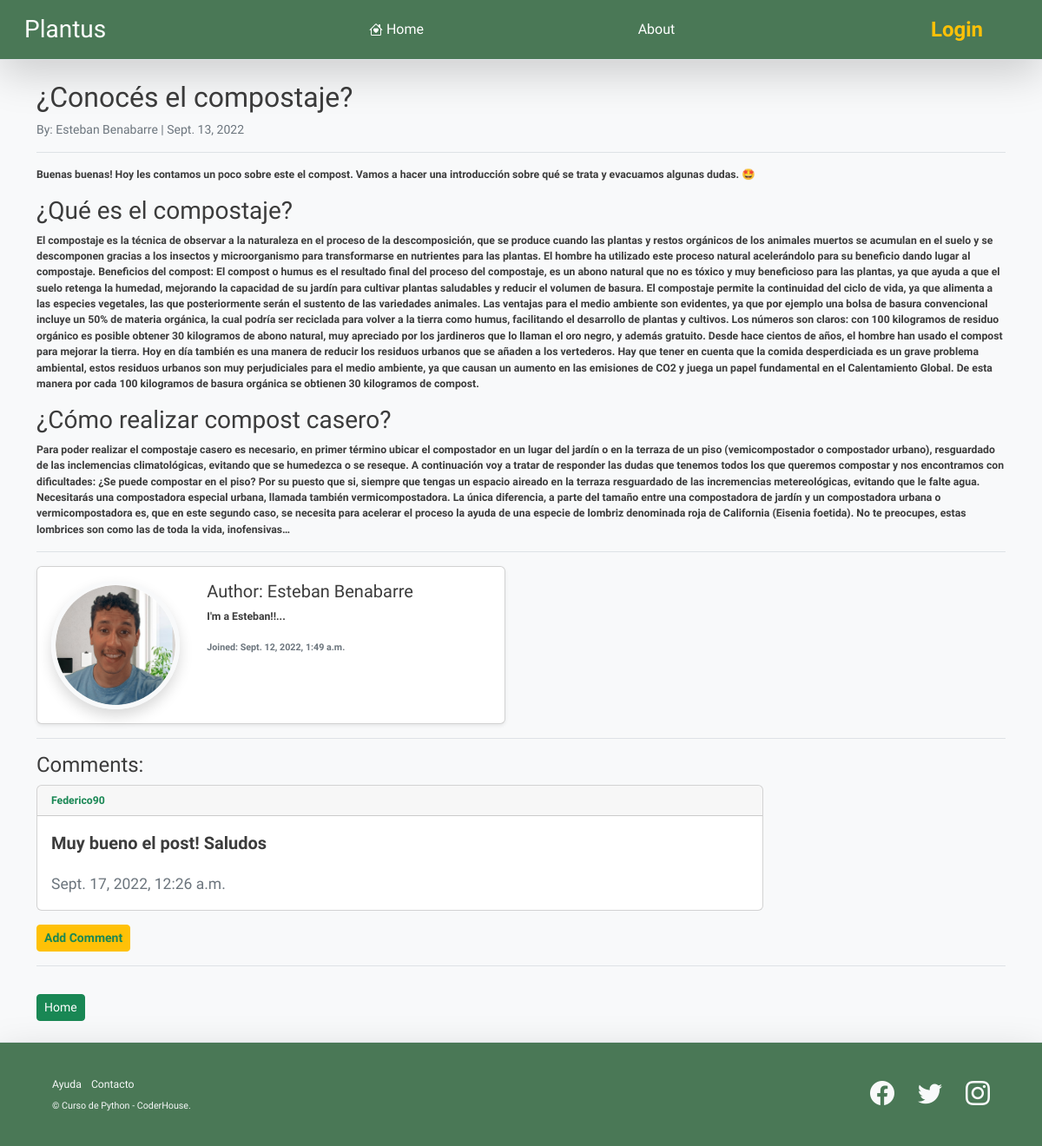
Page /post/11 on the earlier database version.
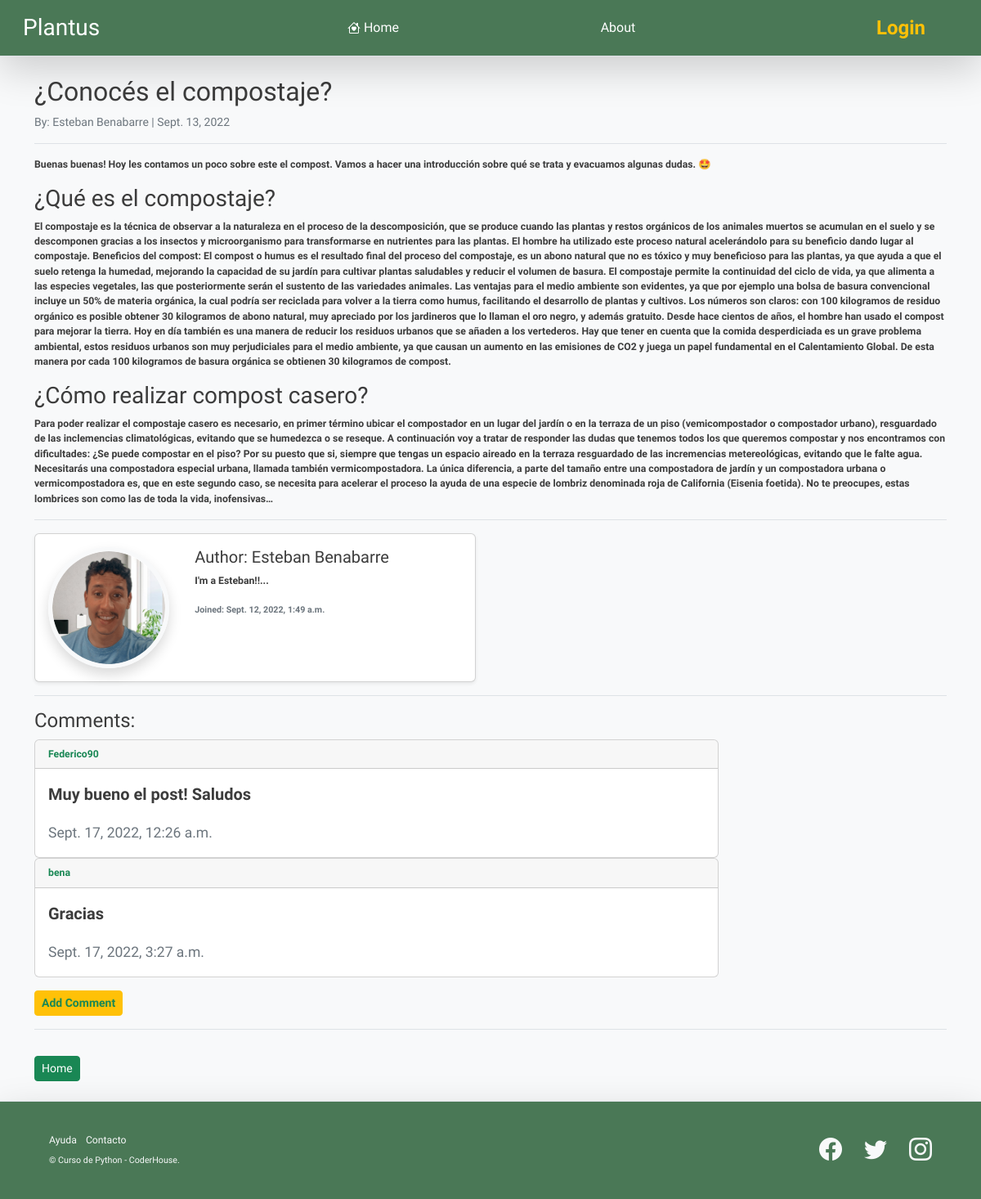
Same page on the later database version.
### blog/models.py (models this page shows, shortened)
class Post(models.Model):
    title       = models.CharField(max_length=255)
    author      = models.ForeignKey(User, on_delete = models.CASCADE)
    body        = RichTextField(blank = True, null = True)
    post_image  = models.URLField(max_length=250, default='https://dummyimage.com/600x400/e0e0e0/878787.png&text=img')
    post_date   = models.DateField(auto_now_add=True)
    category    = models.CharField(max_length=255)

class Profile (models.Model):
    user            = models.OneToOneField(User, null=True, on_delete = models.CASCADE)
    description     = models.TextField()
    avatar          = models.ImageField(upload_to='avatars', null=True, blank=True)
    instagram_url   = models.CharField(max_length=256,null=True, blank=True)
    facebook_url    = models.CharField(max_length=256,null=True, blank=True)

class Comment(models.Model):
    post            = models.ForeignKey(Post, related_name='comments', on_delete=models.CASCADE)
    author_comment  = models.ForeignKey(User, on_delete = models.CASCADE)
    body_comment    = models.TextField()
    date_comment    = models.DateTimeField(auto_now_add=True)

### blog/views.py (the view)
# urls.py: path('post/<int:pk>', PostDetailView.as_view(), name="post_details"),
class PostDetailView (DetailView):
    model           = Post
    template_name   = 'post_details.html'
    def get_context_data(self, *args, **kwargs):
        comments_list = Comment.objects.all()
        context = super(PostDetailView, self).get_context_data(*args, **kwargs)
        context['comments_list'] = comments_list
        return context

### blog/templates/post_details.html (shortened to what this page needs)
{% extends "base.html" %}
{% load static %}
{% block blog_base %}
<div>
    <div class="row">
        <div class="col">
            <div class='border-bottom '>
                <h2 > {{post.title}} <h2/>
                <p class='text-secondary fw-normal fs-6 '>
                    <small> By: {{post.author.first_name}} {{post.author.last_name}} | {{post.post_date}}<small/>
                </p>
            </div>
            <div class="border-bottom">
                <p>
                    {{ post.body  | safe }}
                </p>
            </div>
        </div>
        <div class="col border-bottom">
            <div class="card my-3 shadow-sm" style="max-width: 540px;">
                <div class="row g-0">
                  <div class="col-sm-4 d-flex justify-content-center p-3">
                    {% if post.author.profile.avatar.url %}
                    <img src="{{post.author.profile.avatar.url}}" class="img-fluid rounded-circle border border-5 border-light shadow" style="max-width:148px;max-width:148px;"alt="post.author">
                    {% else %}
                    <img src="{% static 'assets/1.jpg' %}" class="img-fluid rounded-circle border border-5 border-light shadow" style="max-width:148px;max-width:148px;"alt="post.author">
                    {% endif %}
                  </div>
                  <div class="col-sm-8">
                    <div class="card-body">
                      <h5 class="card-title">Author: {{post.author.first_name}} {{post.author.last_name}}</h5>
                      <p class="card-text">{{post.author.profile.description | slice:":200" }}...</p>
                      <p class="card-text"><small class="text-muted">Joined: {{post.author.date_joined}}</small></p>
                    </div>
                  </div>
                </div>
              </div>
        </div>
        <div class='border-bottom my-3 pb-3'>
            <h4>Comments:</h4>
            {% if not post.comments.all %}
                <p> No comments yet.</p>
            {% else %}
                {% for comment in post.comments.all %}
                <div class="card w-75">
                    <div class="card-header">
                        <a class='text-decoration-none text-success' href="{% url 'user_profile' post.author.profile.id %}">
                            {{comment.author_comment}}
                        </a>
                    </div>
                    <div class="card-body">
                    <blockquote class="blockquote mb-0">
                        <p>{{comment.body_comment}}</p>
                        <p class='text-secondary fw-normal'><small>{{comment.date_comment}}</small></p>
                    </blockquote>
                    </div>
                </div>
                {% endfor %}
            {% endif %}
            <button class='btn btn-warning btn-sm mt-3' >
                <a class='text-decoration-none text-success fw-semibold' href="{% url 'comment_add' post.pk %}">
                    Add Comment
                </a>
            </button>
        </div>
    </div>
    <a class='btn btn-success btn-sm mt-3' href="{% url 'home' %}">
        Home
    </a>
</div>
{% endblock blog_base %}

### blog/templates/base.html (shortened to what this page needs)
{% load static %}
<!DOCTYPE html>
<html lang="en">
<head>
    <link href="https://unpkg.com/aos@2.3.1/dist/aos.css" rel="stylesheet">
    <link rel="stylesheet" href="https://cdn.jsdelivr.net/npm/bootstrap-icons@1.7.1/font/bootstrap-icons.css">
    <link href="https://cdn.jsdelivr.net/npm/bootstrap@5.2.0/dist/css/bootstrap.min.css" rel="stylesheet">
    <link rel="stylesheet" href="{% static 'css/custom-styles.css' %}">
</head>
<body class='bg-light'>
    <nav class="navbar navbar-expand-lg navbar-dark bg-dark border-bottom shadow-lg">
        <div class="container-fluid">
          <a class="navbar-brand ps-3 fs-3" href="{% url 'home' %}">Plantus</a>
          <div class="collapse navbar-collapse  w-100" id="navbarSupportedContent">
            <ul class="navbar-nav me-auto mb-2 mb-lg-0 w-100 px-5 justify-content-evenly fs-6">
                <li class="nav-item">
                    <a class="nav-link active d-flex align-items-center gap-1" aria-current="page" href="{% url 'home' %}">
                         Home
                    </a>
                </li>
                <li class="nav-item"><a class="nav-link active" href="#">About</a></li>
            </ul>
            {% if  user.is_authenticated %}
            <ul class="navbar-nav me-auto mb-2 mb-lg-0 pe-5">
                    <li class="nav-item dropdown fs-4 fw-normal">
                        <a class="nav-link dropdown-toggle text-warning fw-bold" href="#" role="button" data-bs-toggle="dropdown" aria-expanded="false">
                            Hello {{user}}!
                        </a>
                        <ul class="dropdown-menu shadow-lg">
                            <li><a class="dropdown-item" href="{% url 'user_profile' user.id %}">Profile</a></li>
                            <li><a class="dropdown-item" href="{% url 'update_profile' %}">Edit Profile</a></li>
                            <li><a class="dropdown-item" href="{% url 'password' %}">Change Password</a></li>
                            <li><hr class="dropdown-divider"></li>
                            <li><a class="dropdown-item text-danger" href="{% url 'logout' %}">Logout</a></li>
                        </ul>
                    </li>
            </ul>
            {% else %}
            <ul class="navbar-nav me-auto mb-2 mb-lg-0 pe-5 fs-4 fw-normal">
                <li class="nav-item"><a class="nav-link text-warning fw-bold" href="{% url 'login' %}">Login</a></li>
            </ul>
            {% endif %}
          </div>
        </div>
    </nav>
    <main class="container pt-4 pb-4">
        {% block blog_base %}
        {% endblock blog_base %}
    </main>
    <footer class="footer bg-dark navbar-dark border-top shadow-lg px-5">
        <div class="container-fluid">
            <div class="row">
                <div class="col-lg-6 h-100 text-center text-lg-start my-auto">
                    <ul class="list-inline mb-2 text-light">
                        <li class="list-inline-item">
                            <a class="nav-link " href="#!">Ayuda</a>
                        </li>
                        <li class="list-inline-item">
                            <a class="nav-link" href="#!">Contacto</a>
                        </li>
                    </ul>
                    <p class="small mb-4 mb-lg-0 text-light">&copy; Curso de Python - CoderHouse.</p>
                </div>
                <div class="col-lg-6 h-100 text-center text-lg-end my-auto">
                    <ul class="list-inline mb-0 text-light">
                        <li class="list-inline-item me-4">
                            <a class="nav-link" href="#!"><i class="bi-facebook fs-3"></i></a>
                        </li>
                        <li class="list-inline-item me-4">
                            <a class="nav-link" href="#!"><i class="bi-twitter fs-3"></i></a>
                        </li>
                        <li class="list-inline-item">
                            <a class="nav-link" href="https://www.instagram.com/espndeportes/?hl=es"><i class="bi-instagram fs-3"></i></a>
                        </li>
                    </ul>
                </div>
            </div>
        </div>
    </footer>
</body>
</html>

### blog/static/css/custom-styles.css (style rules this page uses)
:root { --bs-font-sans-serif: 'Raleway', sans-serif; --bs-body-font-family: var(--bs-font-sans-serif); }
body { color:rgb(60, 60, 60) }
.bg-dark { background-color: #4A7856 !important; }
.text-warning { color: #FAA025; }
.navbar { min-height: 5vh; }
main { min-height: 80vh; font-weight: 600; }
.footer { display: flex; align-items: center; min-height: 15vh; }

Differences in the rows shown:
added Comment: author_comment "bena", body_comment "Gracias", date_comment "Sept. 17, 2022, 3:27 a.m."
